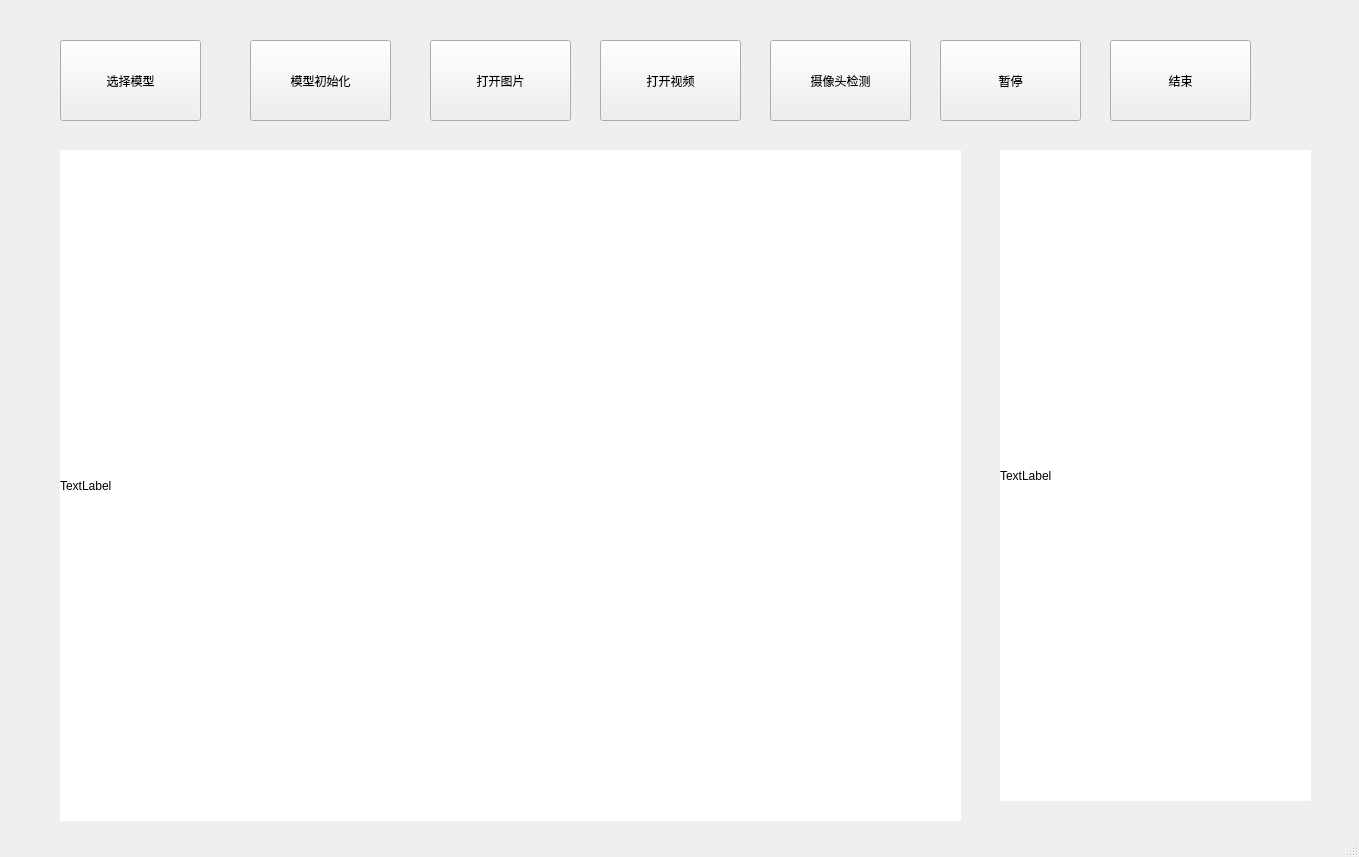
<?xml version="1.0" encoding="UTF-8"?>
<ui version="4.0">
 <class>MainWindow</class>
 <widget class="QMainWindow" name="MainWindow">
  <property name="geometry">
   <rect>
    <x>0</x>
    <y>0</y>
    <width>1359</width>
    <height>857</height>
   </rect>
  </property>
  <property name="windowTitle">
   <string>MainWindow</string>
  </property>
  <widget class="QWidget" name="centralwidget">
   <widget class="QPushButton" name="pushButton_pt">
    <property name="geometry">
     <rect>
      <x>60</x>
      <y>40</y>
      <width>141</width>
      <height>81</height>
     </rect>
    </property>
    <property name="text">
     <string>选择模型</string>
    </property>
   </widget>
   <widget class="QPushButton" name="pushButton_init">
    <property name="geometry">
     <rect>
      <x>250</x>
      <y>40</y>
      <width>141</width>
      <height>81</height>
     </rect>
    </property>
    <property name="text">
     <string>模型初始化</string>
    </property>
   </widget>
   <widget class="QPushButton" name="pushButton_openimg">
    <property name="geometry">
     <rect>
      <x>430</x>
      <y>40</y>
      <width>141</width>
      <height>81</height>
     </rect>
    </property>
    <property name="text">
     <string>打开图片</string>
    </property>
   </widget>
   <widget class="QPushButton" name="pushButton_video">
    <property name="geometry">
     <rect>
      <x>600</x>
      <y>40</y>
      <width>141</width>
      <height>81</height>
     </rect>
    </property>
    <property name="text">
     <string>打开视频</string>
    </property>
   </widget>
   <widget class="QPushButton" name="pushButton_sht">
    <property name="geometry">
     <rect>
      <x>770</x>
      <y>40</y>
      <width>141</width>
      <height>81</height>
     </rect>
    </property>
    <property name="text">
     <string>摄像头检测</string>
    </property>
   </widget>
   <widget class="QPushButton" name="pushButton_stop">
    <property name="geometry">
     <rect>
      <x>940</x>
      <y>40</y>
      <width>141</width>
      <height>81</height>
     </rect>
    </property>
    <property name="text">
     <string>暂停</string>
    </property>
   </widget>
   <widget class="QPushButton" name="pushButton_exit">
    <property name="geometry">
     <rect>
      <x>1110</x>
      <y>40</y>
      <width>141</width>
      <height>81</height>
     </rect>
    </property>
    <property name="text">
     <string>结束</string>
    </property>
   </widget>
   <widget class="QLabel" name="label">
    <property name="geometry">
     <rect>
      <x>60</x>
      <y>150</y>
      <width>901</width>
      <height>671</height>
     </rect>
    </property>
    <property name="styleSheet">
     <string notr="true">background-color: rgb(255, 255, 255);</string>
    </property>
    <property name="text">
     <string>TextLabel</string>
    </property>
   </widget>
   <widget class="QLabel" name="label_2">
    <property name="geometry">
     <rect>
      <x>1000</x>
      <y>150</y>
      <width>311</width>
      <height>651</height>
     </rect>
    </property>
    <property name="styleSheet">
     <string notr="true">background-color: rgb(255, 255, 255);</string>
    </property>
    <property name="text">
     <string>TextLabel</string>
    </property>
   </widget>
  </widget>
  <widget class="QMenuBar" name="menubar">
   <property name="geometry">
    <rect>
     <x>0</x>
     <y>0</y>
     <width>1359</width>
     <height>26</height>
    </rect>
   </property>
  </widget>
  <widget class="QStatusBar" name="statusbar"/>
 </widget>
 <resources/>
 <connections/>
</ui>
